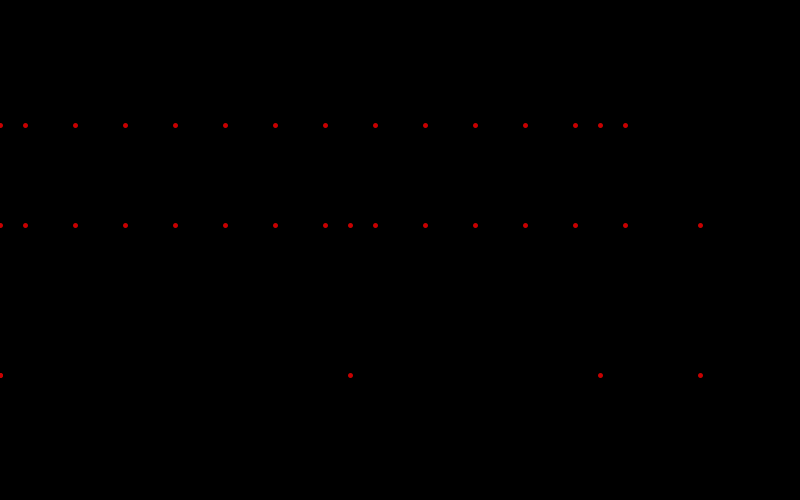
Frame 1 (no input)
Frame 60 (the mouse pressed at the canvas centre just before this capture): identical to frame 1, image omitted
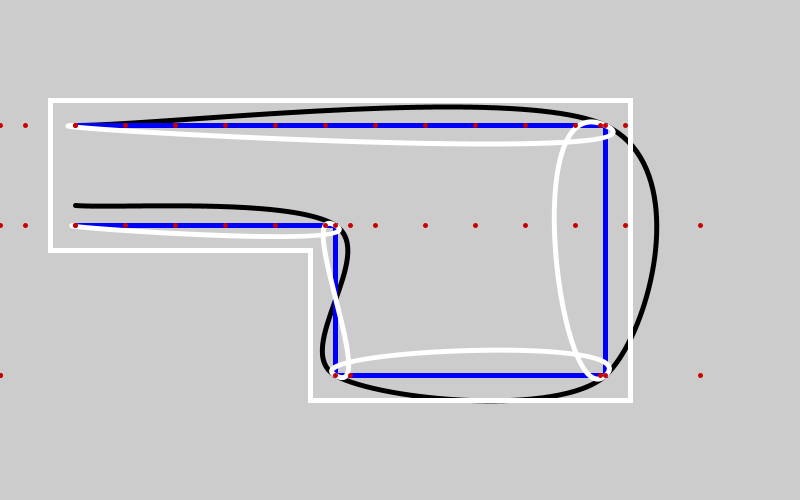
Frame 120 (the mouse held since frame 60 and released just before this capture)

The Processing sketch that drew these frames (run headless with seeded random() and noise(); from frame 60 on, the mouse is pressed at the canvas centre):

// Processing sketch: processing_139298
// ── processing_139298.pde

//curves and curves with indefinite points

void setup() {
  size(800, 500);
  smooth();
  noFill();
}

void draw() {
  background(204);
  float t = map(mouseX, 0, width, -5, 5);
  //Black curve
  stroke(0);
  curveTightness(t);
  beginShape();
  curveVertex(75, 125);
  curveVertex(75, 125);
  curveVertex(605, 125);
  curveVertex(605, 375);
  curveVertex(335, 375);
  curveVertex(335, 225);
  curveVertex(75, 205);
  curveVertex(75, 205);
  endShape();

  //blue curve
  stroke(0, 0, 250);
  curveTightness(t+1);
  beginShape();
  curveVertex(75, 125);
  curveVertex(75, 125);
  curveVertex(605, 125);
  curveVertex(605, 375);
  curveVertex(335, 375);
  curveVertex(335, 225);
  curveVertex(75, 225);
  curveVertex(75, 225);
  endShape();

  //white curve
  stroke(255);
  curveTightness(t+2);
  beginShape();
  curveVertex(75, 125);
  curveVertex(75, 125);
  curveVertex(605, 125);
  curveVertex(605, 375);
  curveVertex(335, 375);
  curveVertex(335, 225);
  curveVertex(75, 225);
  curveVertex(75, 225);
  endShape();

  //site
  beginShape();
  vertex(50, 100);
  vertex(630, 100);
  vertex(630, 400);
  vertex(310, 400);
  vertex(310, 250);
  vertex(50, 250);
  endShape(CLOSE);

  // Red dots
  strokeWeight(5);
  stroke(200, 0, 0);
  point(75, 125);
  point(605, 125);
  point(605, 375);
  point(335, 375);
  point(335, 225);
  point(75, 225);
  
  if (mouseX>630 || mouseX < 50){
    background(0);
  }
  
  int i = 0;
  while (i <= 605 ) {
  point(i +25, 125);
  point(i*12, 125);
  point(i*12, 375);
  point(i*7, 375);
  point(i*7, 225);
  point(i+25, 225);
  i = i + 50;
  }
}
